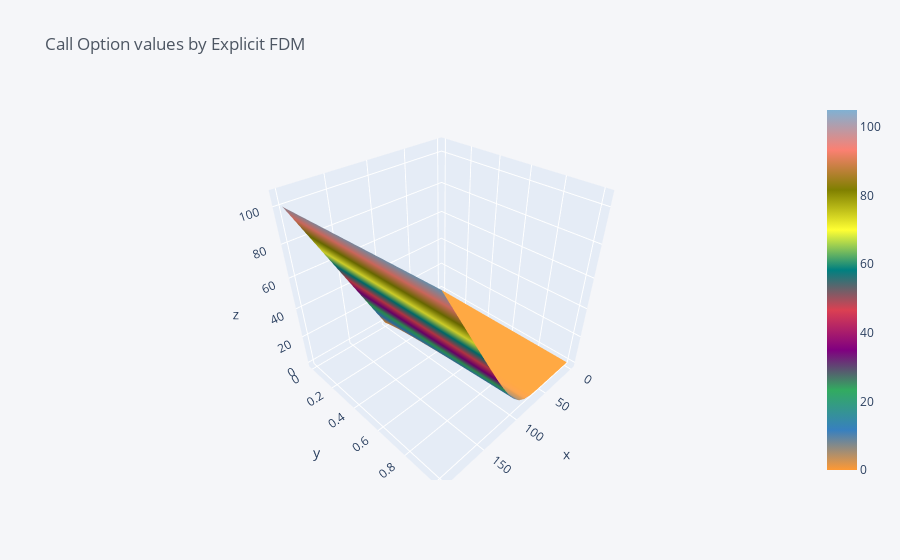

Notebook source saved alongside this figure:
### Code cell
import pandas as pd
import numpy as np
import cufflinks as cf

ttm = 1
strike = 100
spot = 100
sigma = .2
rfr = .05
callput = "call"
nas = 20

ds = 2*strike/nas
dt = (0.9/sigma**2/nas**2) #time step size for stability

nts = (ttm/dt) + 1
dt = ttm/nts

s = np.arange(0,(nas+1)*ds,ds)
t = np.arange(0,ttm+dt,dt)


grid = np.zeros((len(s),len(t)))
grid = pd.DataFrame(grid, index = s, columns = np.around(t,3))

if callput == "call":
    grid.iloc[:,0] = np.maximum(s-strike,0)    #terminal condition for call
else:
    grid.iloc[:,0] = np.maximum(strike-s,0)    #terminal condition for put


for k in range (1,len(t)):
    for i in range (1,len(s)-1):
                delta = (grid.iloc[i+1,k-1] - grid.iloc[i-1,k-1]) / (2*ds)
                gamma = (grid.iloc[i+1,k-1] - 2*grid.iloc[i,k-1] + grid.iloc[i-1,k-1])/(ds**2)
                theta = - delta*rfr*s[i] + rfr*grid.iloc[i,k-1] - .5*sigma**2*s[i]**2*gamma
                grid.iloc[i,k] = grid.iloc[i,k-1] - (theta*dt)
    
    grid.iloc[0,k] = grid.iloc[0,k-1] * (1-rfr*dt)       #boundary condition at spot 0.
    
    grid.iloc[len(s)-1,k] = 2*grid.iloc[len(s)-2,k] - grid.iloc[len(s)-3,k]      #boundary condition at spot tends to infinity.

grid = np.around(grid,3)

grid.iloc[:,:].iplot(kind = 'surface', title='Call Option values by Explicit FDM')

### Figure 1 — Plotly figure (JSON) as saved in the notebook; plotly's stock layout.template omitted (floating-point values rounded to 4 significant figures; data arrays with more than 128 entries replaced by an {"elided": "..."} marker saying what was removed)
{"data": [{"colorscale": [[0, "rgb(255, 153, 51)"], [0.1111, "rgb(55, 128, 191)"], [0.2222, "rgb(50, 171, 96)"], [0.3333, "rgb(128, 0, 128)"], [0.4444, "rgb(219, 64, 82)"], [0.5556, "rgb(0, 128, 128)"], [0.6667, "rgb(255, 255, 51)"], [0.7778, "rgb(128, 128, 0)"], [0.8889, "rgb(251, 128, 114)"], [1, "rgb(128, 177, 211)"]], "type": "surface", "x": [0, 10, 20, 30, 40, 50, 60, 70, 80, 90, 100, 110, 120, 130, 140, 150, 160, 170, 180, 190, 200], "y": [0, 0.053, 0.107, 0.16, 0.213, 0.266, 0.32, 0.373, 0.426, 0.479, 0.533, 0.586, 0.639, 0.692, 0.746, 0.799, 0.852, 0.905, 0.959, 1.012], "z": {"elided": "20x21 float values"}}], "layout": {"legend": {"bgcolor": "#F5F6F9", "font": {"color": "#4D5663"}}, "paper_bgcolor": "#F5F6F9", "plot_bgcolor": "#F5F6F9", "title": {"font": {"color": "#4D5663"}, "text": "Call Option values by Explicit FDM"}, "xaxis": {"gridcolor": "#E1E5ED", "showgrid": true, "tickfont": {"color": "#4D5663"}, "title": {"font": {"color": "#4D5663"}, "text": ""}, "zerolinecolor": "#E1E5ED"}, "yaxis": {"gridcolor": "#E1E5ED", "showgrid": true, "tickfont": {"color": "#4D5663"}, "title": {"font": {"color": "#4D5663"}, "text": ""}, "zerolinecolor": "#E1E5ED"}}}
